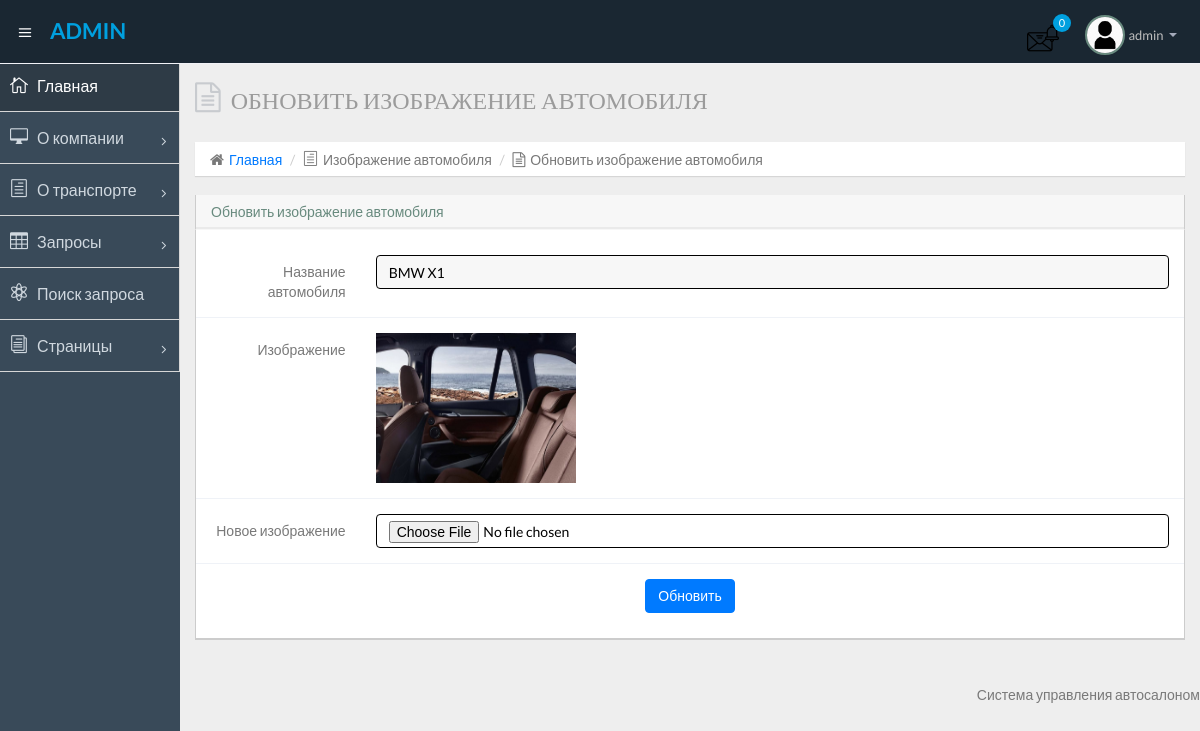
The app's page /admin/changeimage3.php?editid=8 (signed in) with its own data.
### tables this page shows
CREATE TABLE `tblcars` (
  `ID` int(10) NOT NULL,
  `CarName` varchar(50) DEFAULT NULL,
  `CarImage` varchar(120) DEFAULT NULL,
  `CarImage1` varchar(255) DEFAULT NULL,
  `CarImage2` varchar(255) DEFAULT NULL,
  `CarImage3` varchar(255) DEFAULT NULL,
  `CarImage4` varchar(255) DEFAULT NULL,
  `CarType` varchar(120) DEFAULT NULL,
  `CarCompany` varchar(120) DEFAULT NULL,
  `CarBodycolor` varchar(50) NOT NULL,
  `CarBodytype` varchar(50) NOT NULL,
  `CarModel` varchar(50) NOT NULL,
  `CarPrice` varchar(120) DEFAULT NULL,
  `CarNumber` varchar(120) DEFAULT NULL,
  `CarLength` varchar(120) DEFAULT NULL,
  `CarWidth` varchar(120) DEFAULT NULL,
  `CarHeight` varchar(120) DEFAULT NULL,
  `Seatingcapacity` varchar(120) DEFAULT NULL,
  `FuelType` varchar(120) DEFAULT NULL,
  `Displacement` varchar(120) DEFAULT NULL,
  `MaxPower` varchar(120) DEFAULT NULL,
  `MaxTorque` varchar(120) DEFAULT NULL,
  `Milage` varchar(120) DEFAULT NULL,
  `TransmissionType` varchar(120) DEFAULT NULL,
  `NoofGear` varchar(120) DEFAULT NULL,
  `AirCondition` varchar(120) DEFAULT NULL,
  `CarPowerwindow` varchar(120) DEFAULT NULL,
  `CarCenterlocking` varchar(120) DEFAULT NULL,
  `CarABS` varchar(120) DEFAULT NULL,
  `AirBags` varchar(120) DEFAULT NULL,
  `FrontType` varchar(120) DEFAULT NULL,
  `RearType` varchar(120) DEFAULT NULL,
  `CarDescription` varchar(300) DEFAULT NULL,
  `FuelCapacity` varchar(120) DEFAULT NULL,
  `BootSpace` varchar(120) DEFAULT NULL,
  `FogLamps` varchar(120) DEFAULT NULL,
  `EngineDisplay` varchar(120) DEFAULT NULL,
  `CentralLocking` varchar(120) DEFAULT NULL,
  `LastUpdationdate` timestamp NULL DEFAULT current_timestamp()
);

### admin/changeimage3.php (the view, shortened to what this page needs)
<?php
include('includes/dbconnection.php');
if (strlen($_SESSION['csmsaid']==0)) {
  header('location:logout.php');
  }
  else{
  ?>
<!DOCTYPE html>
<html lang="ru">
<head>
  <link href="css/bootstrap.min.css" rel="stylesheet">
  <link href="css/bootstrap-theme.css" rel="stylesheet">
  <link href="css/elegant-icons-style.css" rel="stylesheet" />
  <link href="css/font-awesome.min.css" rel="stylesheet" />
  <link href="css/daterangepicker.css" rel="stylesheet" />
  <link href="css/bootstrap-datepicker.css" rel="stylesheet" />
  <link href="css/bootstrap-colorpicker.css" rel="stylesheet" />
  <link href="css/style.css" rel="stylesheet">
  <link href="css/style-responsive.css" rel="stylesheet" />
</head>
<body>
  <section id="container" class="">
    <?php include_once('includes/header.php');?>
   <?php include_once('includes/sidebar.php');?>
    <section id="main-content">
      <section class="wrapper">
        <div class="row">
          <div class="col-lg-12">
            <h3 class="page-header"><i class="fa fa-file-text-o"></i>Обновить изображение автомобиля</h3>
            <ol class="breadcrumb">
              <li><i class="fa fa-home"></i><a href="dashboard.php">Главная</a></li>
              <li><i class="icon_document_alt"></i>Изображение автомобиля</li>
              <li><i class="fa fa-file-text-o"></i>Обновить изображение автомобиля</li>
            </ol>
          </div>
        </div>
        <div class="row">
          <div class="col-lg-12">
            <section class="panel">
              <header class="panel-heading">
              Обновить изображение автомобиля
              </header>
              <div class="panel-body">
                <form class="form-horizontal" enctype="multipart/form-data" method="post" action="">
  <?php
 $cid=$_GET['editid'];
$ret=mysqli_query($con,"select CarName,CarImage3 from tblcars where ID='$cid'");
while ($row=mysqli_fetch_array($ret)) {
?>
                  <div class="form-group">
                    <label class="col-sm-2 control-label">Название автомобиля</label>
                    <div class="col-sm-10">
                      <input class="form-control" id="cname" name="cname"  type="text" required="true" value="<?php  echo $row['CarName'];?>" readonly>
                    </div>
                  </div>
                  <div class="form-group">
                    <label class="col-sm-2 control-label">Изображение</label>
                    <div class="col-sm-10">
                      <img src="images/<?php echo $row['CarImage3'];?>" width="200" height="150">
                    </div>
                  </div>
                  <div class="form-group">
                    <label class="col-sm-2 control-label">Новое изображение</label>
                    <div class="col-sm-10">
                      <input class="form-control" id="images" name="images"  type="file" required="true" value="">
                    </div>
                  </div>
                <?php } ?>
                 <p style="text-align: center;"> <button type="submit" name='submit' class="btn btn-primary">Обновить</button></p>
                </form>
              </div>
            </section>
          </div>
        </div>
      </section>
    </section>
 <?php include_once('includes/footer.php');?>
  </section>
</body>
</html>
<?php  } ?>

### admin/includes/header.php (shortened to what this page needs)
<?php
include('includes/dbconnection.php');
?>
  <header class="header dark-bg">
    <div class="toggle-nav">
      <div class="icon-reorder tooltips" data-original-title="Переключить навигацию" data-placement="bottom"><i class="icon_menu"></i></div>
    </div>
<?php
$adid=$_SESSION['csmsaid'];
$ret=mysqli_query($con,"select AdminName from tbladmin where ID='$adid'");
$row=mysqli_fetch_array($ret);
$name=$row['AdminName'];
?>
    <a href="index.php" class="logo"><span class="lite"><strong> <?php echo $name; ?></strong></span></a>
    <div class="top-nav notification-row">
      <ul class="nav pull-right top-menu">
       <li id="alert_notificatoin_bar" class="dropdown">
        <?php
$ret1=mysqli_query($con,"select *from  tblenquiry where Status=''");
$num1=mysqli_num_rows($ret1);?>
        <a data-toggle="dropdown" class="dropdown-toggle" href="#">
<img src="images/notification-bell.png">
                   <span class="badge bg-important"><?php echo $num1;?></span>
                </a>
       </li>
       <li class="dropdown">
        <a data-toggle="dropdown" class="dropdown-toggle" href="#">
                   <span class="profile-ava">
                      <img alt="" src="images/av1.jpg" width="40" height="40">
                   </span>
                   <span class="username"><?php echo $name; ?></span>
                   <b class="caret"></b>
                </a>
       </li>
      </ul>
    </div>
   </header>

### records on screen
tblcars: cname "BMW X1", CarImage3 (picture)

### other values on screen
$name "ADMIN"
$num1 "0"
$name "admin"
